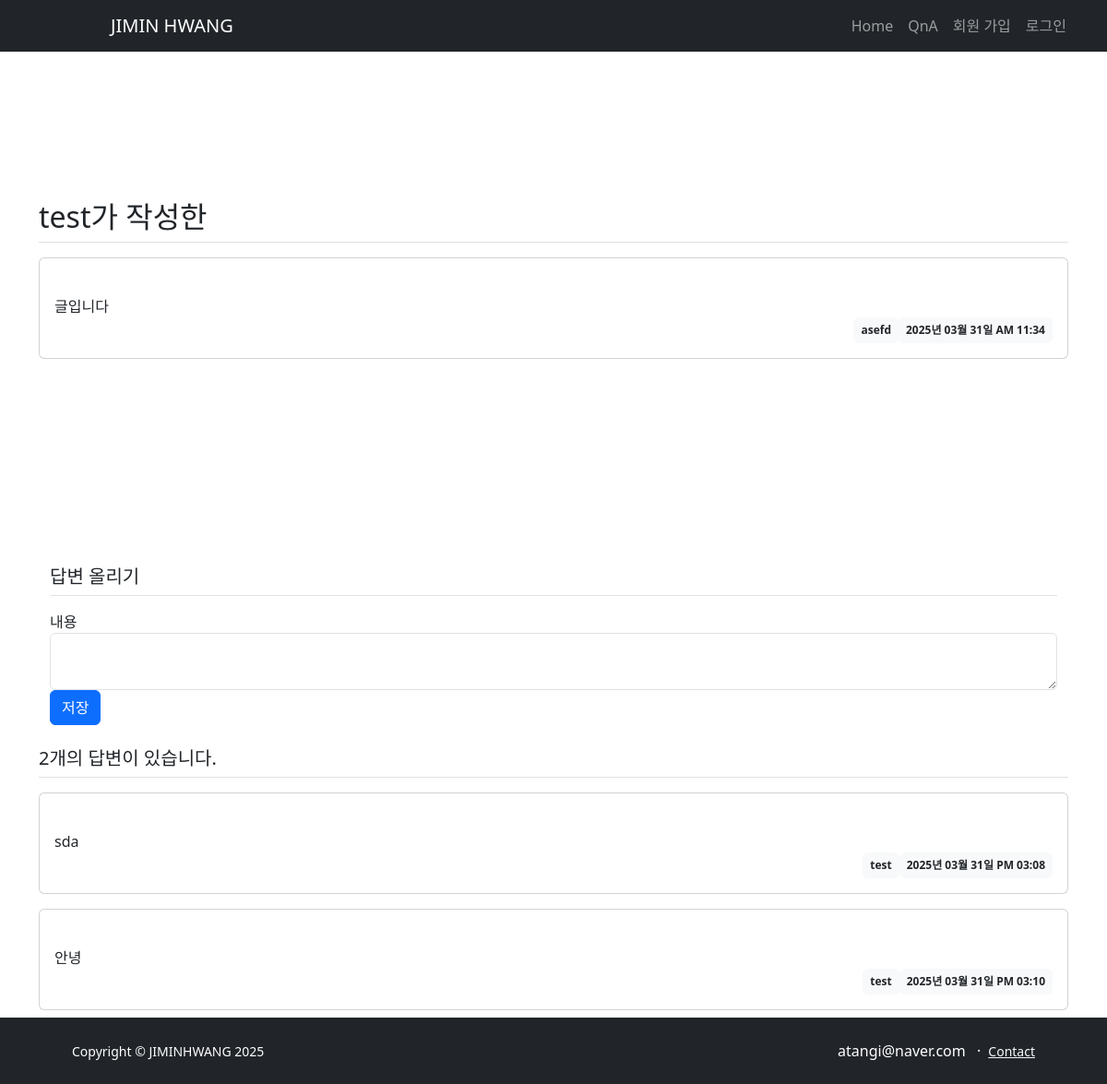
/board/details/31/, run on the app's committed database.
### board/models.py (models this page shows)
class Question(db.Model):
    id = db.Column(db.Integer, primary_key=True)
    subject = db.Column(db.String(200), nullable=False)
    content = db.Column(db.Text(), nullable=False)
    create_date = db.Column(db.DateTime(), nullable=False)
    user_id = db.Column(db.Integer, db.ForeignKey('user.id', ondelete='CASCADE'), nullable=True, default=1, server_default=text("1"))
    user = db.relationship('User', backref=db.backref('question_set'))

class User(db.Model):
    id = db.Column(db.Integer, primary_key=True)
    username = db.Column(db.String(8), nullable=False, unique=True)
    password = db.Column(db.String(25), nullable=False)
    email = db.Column(db.String(100), unique=True, nullable=False)

class Answer(db.Model):
    id = db.Column(db.Integer, primary_key=True)
    question_id = db.Column(db.Integer, db.ForeignKey('question.id', ondelete='CASCADE'))
    question = db.relationship('Question', backref=db.backref('answer_set')) # question을 통해 answer_set
    content = db.Column(db.Text(), nullable=False)
    create_date = db.Column(db.DateTime(), nullable=False)
    user_id = db.Column(db.Integer, db.ForeignKey('user.id', ondelete='CASCADE'), nullable=True, server_default=text("1"))
    user = db.relationship('User', backref=db.backref('answer_set'))  # user를 통해 answer_set

### board/views/board_views.py (the view)
@cbp.route('/details/<int:question_id>/')
def detail(question_id):
    question = Question.query.get_or_404(question_id)
    form = AnswerForm()
    return render_template('board/boardDetail.html', question=question, form=form, question_id=question_id)

### board/forms.py
class AnswerForm(FlaskForm):
    content = TextAreaField('내용', validators=[DataRequired()])

### board/views/auth_views.py (called while the page is built)
@auth.before_app_request
def load_logged_in_user():
    user_id = session.get('user_id')
    if user_id is None:
        g.user = None
    else:
        g.user = User.query.get(user_id)

### filters.py (called while the page is built)
def format_datetime(value, fmt='%Y년 %m월 %d일 %p %I:%M'):
    return value.strftime(fmt)

### templates/board/boardDetail.html (shortened to what this page needs)
{% extends 'base.html' %} {% block content %}
<div class="container my-3">
  <h2 class="border-bottom py-2">{{ question.subject }}</h2>
  <div class="card my-3">
    <div class="card-body">
      <div class="card-text" style="white-space: pre-line">
        {{ question.content }}
      </div>
      <div class="d-flex justify-content-end">
        <div class="badge bg-light text-dark p-2">
          {{ question.user.username }}
        </div>
        <div class="badge bg-light text-dark p-2">
          {{ question.create_date | date_time }}
        </div>
      </div>
    </div>
  </div>
  {% include 'answer/answerForm.html' %}
  <h5 class="border-bottom my-3 py-2">
    {{ question.answer_set|length }}개의 답변이 있습니다.
  </h5>
  {% for answer in question.answer_set %}
  <div class="card my-3">
    <div class="card-body">
      <div class="card-text" style="white-space: pre-line">
        {{ answer.content }}
      </div>
      <div class="d-flex justify-content-end">
        <div class="badge bg-light text-dark p-2">
          {{ answer.user.username }}
        </div>
        <div class="badge bg-light text-dark p-2">
          {{ answer.create_date | date_time }}
        </div>
      </div>
    </div>
  </div>
  {% endfor %}
  <br />
  <br />
  {% endblock %}

### templates/base.html (shortened to what this page needs)
<!DOCTYPE html>
<html lang="en">
  <head>
    <link
      href="https://cdn.jsdelivr.net/npm/bootstrap@5.3.0/dist/css/bootstrap.min.css"
      rel="stylesheet"
    />
  </head>
  <body>
    <div id="header" class="py-5">{% include 'navbar.html' %}</div>
    {% block content %} {% endblock %}
    {% include 'footer.html' %}
  </body>
</html>

### templates/navbar.html (shortened to what this page needs)
<div id="header" class="py-5">
  <nav class="navbar navbar-expand-lg navbar-dark bg-dark sticky-top">
    <div class="container px-5">
      <a class="navbar-brand">JIMIN HWANG</a>
      <div class="collapse navbar-collapse" id="navbarSupportedContent">
        <ul class="navbar-nav ms-auto mb-2 mb-lg-0">
          <li class="nav-item"><a class="nav-link" href="#one">Home</a></li>
          <li class="nav-item">
            <a class="nav-link" href="{{ url_for('board.list')}}">QnA</a>
          </li>
          {% if not g.user %}
          <li class="nav-item">
            <a class="nav-link" href="{{ url_for('auth.signup') }}"
              >회원 가입</a
            >
          </li>
          <li class="nav-item">
            <a class="nav-link" href="{{ url_for('auth.login') }}">로그인</a>
          </li>
          {% endif %}
        </ul>
      </div>
    </div>
  </nav>
</div>

### templates/answer/answerForm.html (shortened to what this page needs)
{% extends 'base.html' %}
{% block content %}
<div class="container">
    <h5 class="my-3 border-bottom pb-2">답변 올리기</h5>
    {% if modify %}
    <form class="my-3"  method="post" action="{{ url_for('answer.modify', answer_id=answer_id )}}">
    {% else %}
    <form class="my-3"  method="post" action="{{ url_for('answer.create', question_id=question_id )}}">
    {% endif %}
        {{ form.content.label }}
        {{ form.content(class="form-control") }}
        <button type="submit" class="btn btn-primary">저장</button>
    </form>
</div>
{% endblock %}

### templates/footer.html
<div id="footer" class="bg-dark py-4 mt-auto">
  <div class="container px-5">
    <div
      class="row align-items-center justify-content-between flex-column flex-sm-row"
    >
      <div class="col-auto">
        <div class="small m-0 text-white">Copyright &copy; JIMINHWANG 2025</div>
      </div>
      <div class="col-auto">
        <span class="text-white mx-1">atangi@naver.com</span>
        <span class="text-white mx-1">&middot;</span>
        <a class="link-light small" href="mailto:atangi@naver.com">Contact</a>
      </div>
    </div>
  </div>
</div>

### templates/base.html (style rules this page uses)
.navbar { overflow: hidden; background-color: #333; position: fixed; top: 0; width: 100%; }
#footer { overflow: hidden; background-color: #333; position: fixed; left: 0; right: 0; bottom: 0; width: 100%; }

### data on the page
Question: subject "test가 작성한", content "글입니다", create_date "2025년 03월 31일 AM 11:34"
User: user.username "asefd"
Answer: content "sda", user.username "test", create_date "2025년 03월 31일 PM 03:08"
Answer: content "안녕", user.username "test", create_date "2025년 03월 31일 PM 03:10"

### other printed values
{{ question.answer_set|length }} "2"
